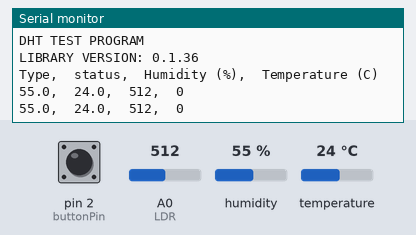
Bench run of a sketch on a simulated Arduino Uno, built with avr-gcc and run on an emulated ATmega328P. Shown: the last lines printed to the serial monitor. Inputs (shaded band) come from the test bench; at power-on: humidity 55 %, A0 (LDR) = 512, pin 2 (buttonPin) LOW, temperature 24 °C.

Above: at 5.8 s.
5.9 s: humidity set to 22 %
At 11.5 s:
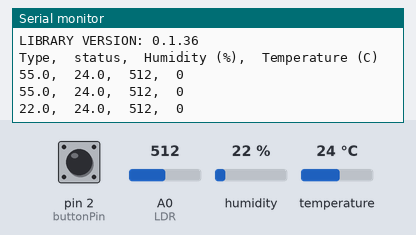
11.9 s: A0 (LDR) set to 716
At 16.2 s:
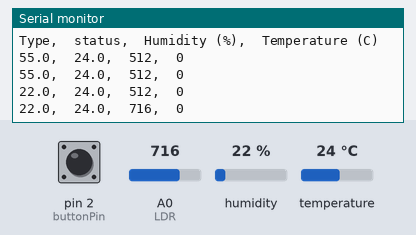
17.9 s: pin 2 (buttonPin) pulled HIGH for 3 s
At 20.9 s:
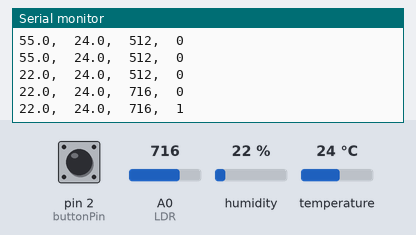
23.9 s: temperature set to 12 °C
At 25.6 s:
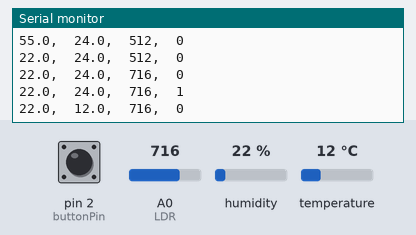
29.9 s: A0 (LDR) set to 900
At 31.5 s:
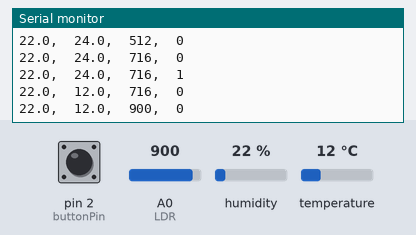
35.9 s: humidity set to 40 %
At 40.8 s:
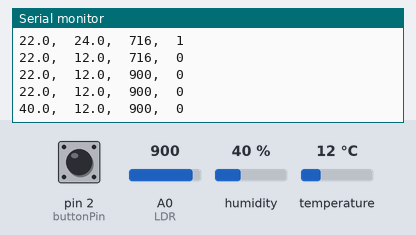
Timing chart, 0 to 42.3 s (numbered marks = the images above; inputs shaded):
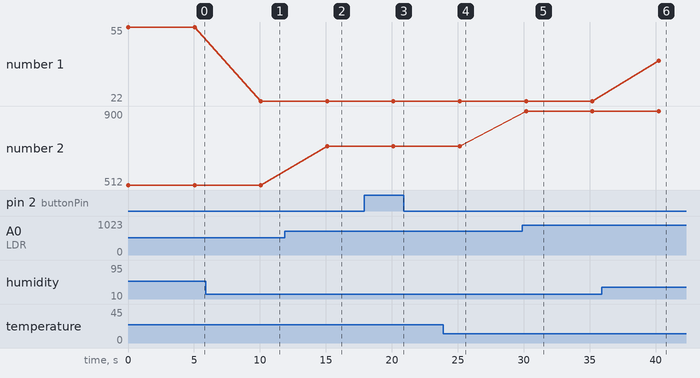

Measured:
- after the input at 5.9 s, the serial monitor: prints a new line after 4.2 s (image 1)
- after the input at 11.9 s, the serial monitor: prints a new line after 3.2 s (image 2)
- after the input at 17.9 s, the serial monitor: prints a new line after 2.2 s (image 3)
- after the input at 23.9 s, the serial monitor: prints a new line after 1.2 s (image 4)
- after the input at 29.9 s, the serial monitor: prints a new line after 0.27 s (image 5)
- after the input at 35.9 s, the serial monitor: prints a new line after 4.3 s (image 6)
- plotted number 1: 55 → 22 after the input at 5.9 s, 22 → 40 after the input at 35.9 s
- plotted number 2: 512 → 716 after the input at 11.9 s, 716 → 900 after the input at 29.9 s

The sketch:

Container_all_sensors.ino
```cpp
// for the door

const int buttonPin = 2;
int buttonState = 0;

//photo resistor
int LDR = 0;

// for humidity
#include <dht.h>
dht DHT;
#define DHT11_PIN 8


void setup ()
{
  // humidity

  // for the humidty loop
  Serial.begin(115200);
  Serial.println("DHT TEST PROGRAM ");
  Serial.print("LIBRARY VERSION: ");
  Serial.println(DHT_LIB_VERSION);
  Serial.println();
  Serial.println("Type,\tstatus,\tHumidity (%),\tTemperature (C)");
   // photo resistor :
  pinMode(LDR, INPUT);
  // for the door
  pinMode(buttonPin, INPUT);

}

void loop ()
{
  // for the humidity loop :

   // READ DATA
  //Serial.print("DHT11, \t");
  int chk = DHT.read11(DHT11_PIN);
  /*switch (chk)
  {
    case DHTLIB_OK:
                Serial.print("OK,\t");
                break;
    case DHTLIB_ERROR_CHECKSUM:
                Serial.print("Checksum error,\t");
                break;
    case DHTLIB_ERROR_TIMEOUT:
                Serial.print("Time out error,\t");
                break;
    case DHTLIB_ERROR_CONNECT:
        Serial.print("Connect error,\t");
        break;
    case DHTLIB_ERROR_ACK_L:
        Serial.print("Ack Low error,\t");
        break;
    case DHTLIB_ERROR_ACK_H:
        Serial.print("Ack High error,\t");
        break;
    default:
                Serial.print("Unknown error,\t");
                break;
  }
  */
  // DISPLAY DATA
  Serial.print(DHT.humidity, 1);
  Serial.print(",\t");
  Serial.print(DHT.temperature, 1);

  //delay(1000);

  // for the photo resistor :

  int v = analogRead(LDR);
  //Serial.print("the photo resistor reading : ") ;
   //Serial.println(v);
   //delay(1000);

   // for the button loop

     buttonState = digitalRead(buttonPin);
  if (buttonState == HIGH) {

    //Serial.print("\nthe door is closed\n ");
  }
  else {
    //Serial.print(" \nWATCH OUT !!!\n ");

  }
 Serial.print(",\t");
 Serial.print(v);
 Serial.print(",\t");
 Serial.println(buttonState);
 delay(5000);


 // Sending the data to C# application through the port : :


}
```
